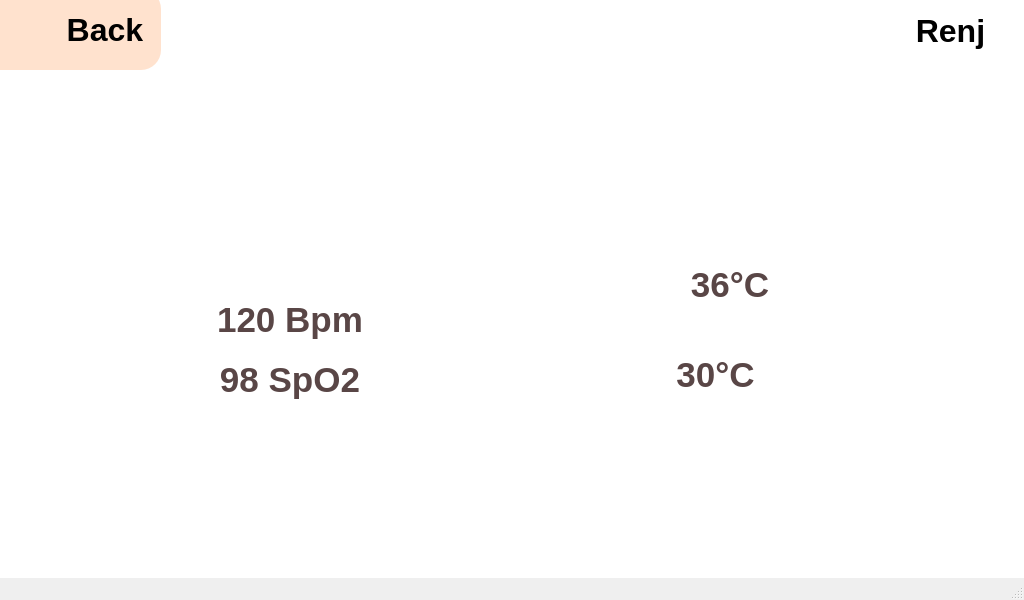
<?xml version="1.0" encoding="UTF-8"?>
<ui version="4.0">
 <class>MainWindow</class>
 <widget class="QMainWindow" name="MainWindow">
  <property name="geometry">
   <rect>
    <x>0</x>
    <y>0</y>
    <width>1024</width>
    <height>600</height>
   </rect>
  </property>
  <property name="windowTitle">
   <string>MainWindow</string>
  </property>
  <widget class="QWidget" name="centralwidget">
   <widget class="QLabel" name="lblBackground">
    <property name="geometry">
     <rect>
      <x>0</x>
      <y>0</y>
      <width>1024</width>
      <height>600</height>
     </rect>
    </property>
    <property name="styleSheet">
     <string notr="true">background-color: #ffffff;</string>
    </property>
    <property name="text">
     <string/>
    </property>
    <property name="scaledContents">
     <bool>false</bool>
    </property>
   </widget>
   <widget class="QLabel" name="lblTemp">
    <property name="geometry">
     <rect>
      <x>530</x>
      <y>100</y>
      <width>400</width>
      <height>400</height>
     </rect>
    </property>
    <property name="frameShape">
     <enum>QFrame::NoFrame</enum>
    </property>
    <property name="text">
     <string/>
    </property>
    <property name="pixmap">
     <pixmap>images/TempHeart3.png</pixmap>
    </property>
    <property name="scaledContents">
     <bool>true</bool>
    </property>
    <property name="alignment">
     <set>Qt::AlignCenter</set>
    </property>
   </widget>
   <widget class="QLabel" name="btnBack">
    <property name="geometry">
     <rect>
      <x>-20</x>
      <y>-11</y>
      <width>181</width>
      <height>81</height>
     </rect>
    </property>
    <property name="font">
     <font>
      <pointsize>24</pointsize>
      <weight>75</weight>
      <bold>true</bold>
     </font>
    </property>
    <property name="styleSheet">
     <string notr="true">background-color: rgb(255, 226, 206);
border-radius:20px;</string>
    </property>
    <property name="frameShape">
     <enum>QFrame::NoFrame</enum>
    </property>
    <property name="text">
     <string>Back  </string>
    </property>
    <property name="alignment">
     <set>Qt::AlignRight|Qt::AlignTrailing|Qt::AlignVCenter</set>
    </property>
   </widget>
   <widget class="QLabel" name="lblName">
    <property name="geometry">
     <rect>
      <x>880</x>
      <y>0</y>
      <width>141</width>
      <height>61</height>
     </rect>
    </property>
    <property name="font">
     <font>
      <pointsize>24</pointsize>
      <weight>75</weight>
      <bold>true</bold>
     </font>
    </property>
    <property name="styleSheet">
     <string notr="true">border-radius:20px;</string>
    </property>
    <property name="frameShape">
     <enum>QFrame::NoFrame</enum>
    </property>
    <property name="text">
     <string>Renj</string>
    </property>
    <property name="alignment">
     <set>Qt::AlignCenter</set>
    </property>
   </widget>
   <widget class="QLabel" name="lblBpm">
    <property name="geometry">
     <rect>
      <x>90</x>
      <y>290</y>
      <width>400</width>
      <height>60</height>
     </rect>
    </property>
    <property name="font">
     <font>
      <pointsize>26</pointsize>
      <weight>75</weight>
      <bold>true</bold>
     </font>
    </property>
    <property name="styleSheet">
     <string notr="true">color: #594646;</string>
    </property>
    <property name="text">
     <string>120 Bpm</string>
    </property>
    <property name="alignment">
     <set>Qt::AlignCenter</set>
    </property>
   </widget>
   <widget class="QLabel" name="lblSpO2">
    <property name="geometry">
     <rect>
      <x>90</x>
      <y>350</y>
      <width>400</width>
      <height>60</height>
     </rect>
    </property>
    <property name="font">
     <font>
      <pointsize>26</pointsize>
      <weight>75</weight>
      <bold>true</bold>
     </font>
    </property>
    <property name="styleSheet">
     <string notr="true">color: #594646;</string>
    </property>
    <property name="text">
     <string>98 SpO2</string>
    </property>
    <property name="alignment">
     <set>Qt::AlignCenter</set>
    </property>
   </widget>
   <widget class="QLabel" name="lblBtemp">
    <property name="geometry">
     <rect>
      <x>530</x>
      <y>245</y>
      <width>400</width>
      <height>60</height>
     </rect>
    </property>
    <property name="font">
     <font>
      <pointsize>26</pointsize>
      <weight>75</weight>
      <bold>true</bold>
     </font>
    </property>
    <property name="styleSheet">
     <string notr="true">color: #594646;</string>
    </property>
    <property name="text">
     <string>36°C</string>
    </property>
    <property name="alignment">
     <set>Qt::AlignBottom|Qt::AlignHCenter</set>
    </property>
   </widget>
   <widget class="QLabel" name="lblRtemp">
    <property name="geometry">
     <rect>
      <x>530</x>
      <y>345</y>
      <width>371</width>
      <height>60</height>
     </rect>
    </property>
    <property name="font">
     <font>
      <pointsize>26</pointsize>
      <weight>75</weight>
      <bold>true</bold>
     </font>
    </property>
    <property name="styleSheet">
     <string notr="true">color: #594646;</string>
    </property>
    <property name="text">
     <string>30°C</string>
    </property>
    <property name="alignment">
     <set>Qt::AlignCenter</set>
    </property>
   </widget>
   <widget class="QLabel" name="lblHeart">
    <property name="geometry">
     <rect>
      <x>90</x>
      <y>100</y>
      <width>400</width>
      <height>400</height>
     </rect>
    </property>
    <property name="text">
     <string/>
    </property>
    <property name="pixmap">
     <pixmap>images/loading_heart(2).png</pixmap>
    </property>
    <property name="scaledContents">
     <bool>true</bool>
    </property>
   </widget>
   <widget class="QLabel" name="label_2">
    <property name="geometry">
     <rect>
      <x>10</x>
      <y>13</y>
      <width>35</width>
      <height>35</height>
     </rect>
    </property>
    <property name="text">
     <string/>
    </property>
    <property name="pixmap">
     <pixmap>images/angle-left2.png</pixmap>
    </property>
   </widget>
   <zorder>lblBackground</zorder>
   <zorder>lblHeart</zorder>
   <zorder>lblTemp</zorder>
   <zorder>btnBack</zorder>
   <zorder>lblName</zorder>
   <zorder>lblBpm</zorder>
   <zorder>lblSpO2</zorder>
   <zorder>lblBtemp</zorder>
   <zorder>lblRtemp</zorder>
   <zorder>label_2</zorder>
  </widget>
  <widget class="QMenuBar" name="menubar">
   <property name="geometry">
    <rect>
     <x>0</x>
     <y>0</y>
     <width>1024</width>
     <height>26</height>
    </rect>
   </property>
  </widget>
  <widget class="QStatusBar" name="statusbar"/>
 </widget>
 <resources/>
 <connections/>
</ui>
